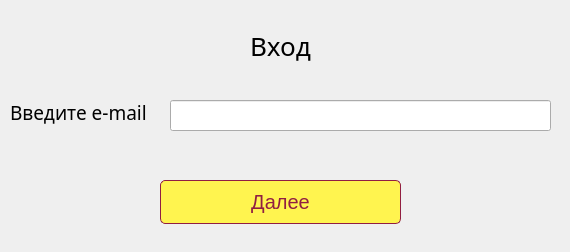
<?xml version="1.0" encoding="UTF-8"?>
<ui version="4.0">
 <class>SignInEmailWindow</class>
 <widget class="QWidget" name="SignInEmailWindow">
  <property name="geometry">
   <rect>
    <x>0</x>
    <y>0</y>
    <width>570</width>
    <height>252</height>
   </rect>
  </property>
  <property name="windowTitle">
   <string>Ввод почты</string>
  </property>
  <widget class="QLabel" name="label">
   <property name="geometry">
    <rect>
     <x>250</x>
     <y>30</y>
     <width>71</width>
     <height>31</height>
    </rect>
   </property>
   <property name="styleSheet">
    <string notr="true">font-family: Yu Gothic UI Semibold;
font-size: 26px;</string>
   </property>
   <property name="text">
    <string>Вход</string>
   </property>
  </widget>
  <widget class="QPushButton" name="continue_btn">
   <property name="geometry">
    <rect>
     <x>160</x>
     <y>180</y>
     <width>241</width>
     <height>44</height>
    </rect>
   </property>
   <property name="styleSheet">
    <string notr="true">QPushButton {font-family:Yu Gothic UI ;
					font-size: 20px;
					background-color: #FFF44F;
					border: 1px solid #911E42;
					border-radius: 5px;
					color: #911E42;
					position: relative;
					box-sizing: border-box;
					transition: all 700ms ease;}

QPushButton:hover {
	background: #911E42;
	color: #FFF44F;
	box-shadow: inset 0 0 0 3px #b84642;
}</string>
   </property>
   <property name="text">
    <string>Далее</string>
   </property>
  </widget>
  <widget class="QLineEdit" name="email_line">
   <property name="geometry">
    <rect>
     <x>170</x>
     <y>100</y>
     <width>381</width>
     <height>31</height>
    </rect>
   </property>
   <property name="sizePolicy">
    <sizepolicy hsizetype="Expanding" vsizetype="Expanding">
     <horstretch>0</horstretch>
     <verstretch>0</verstretch>
    </sizepolicy>
   </property>
  </widget>
  <widget class="QLabel" name="label_2">
   <property name="geometry">
    <rect>
     <x>10</x>
     <y>100</y>
     <width>141</width>
     <height>25</height>
    </rect>
   </property>
   <property name="styleSheet">
    <string notr="true">QLabel {font-family: Yu Gothic UI Semibold;
font-size: 19px;}</string>
   </property>
   <property name="text">
    <string>Введите e-mail</string>
   </property>
  </widget>
  <widget class="QLabel" name="error_label">
   <property name="geometry">
    <rect>
     <x>166</x>
     <y>150</y>
     <width>271</width>
     <height>20</height>
    </rect>
   </property>
   <property name="text">
    <string/>
   </property>
  </widget>
 </widget>
 <resources/>
 <connections/>
</ui>
